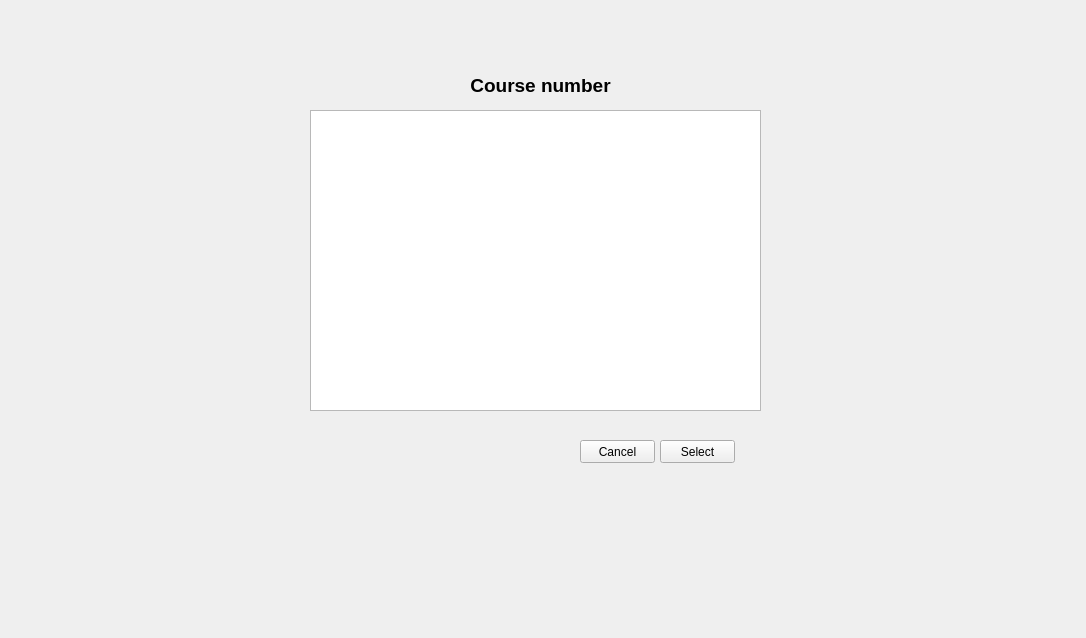
<?xml version="1.0" encoding="UTF-8"?>
<ui version="4.0">
 <class>ActivitySelectionScreen</class>
 <widget class="QWidget" name="ActivitySelectionScreen">
  <property name="geometry">
   <rect>
    <x>0</x>
    <y>0</y>
    <width>1086</width>
    <height>638</height>
   </rect>
  </property>
  <property name="windowTitle">
   <string>Form</string>
  </property>
  <widget class="QPushButton" name="selectActivityButton">
   <property name="geometry">
    <rect>
     <x>660</x>
     <y>440</y>
     <width>75</width>
     <height>23</height>
    </rect>
   </property>
   <property name="text">
    <string>Select</string>
   </property>
  </widget>
  <widget class="QListWidget" name="activityListWidget">
   <property name="geometry">
    <rect>
     <x>310</x>
     <y>110</y>
     <width>451</width>
     <height>301</height>
    </rect>
   </property>
  </widget>
  <widget class="QPushButton" name="cancelButton">
   <property name="geometry">
    <rect>
     <x>580</x>
     <y>440</y>
     <width>75</width>
     <height>23</height>
    </rect>
   </property>
   <property name="text">
    <string>Cancel</string>
   </property>
  </widget>
  <widget class="QLabel" name="label">
   <property name="geometry">
    <rect>
     <x>190</x>
     <y>70</y>
     <width>701</width>
     <height>31</height>
    </rect>
   </property>
   <property name="font">
    <font>
     <pointsize>14</pointsize>
     <weight>75</weight>
     <bold>true</bold>
    </font>
   </property>
   <property name="text">
    <string>Course number</string>
   </property>
   <property name="alignment">
    <set>Qt::AlignCenter</set>
   </property>
  </widget>
 </widget>
 <resources/>
 <connections/>
</ui>
